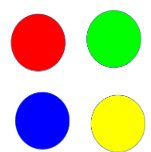
#> input picture image/four_color.png, 151 x 152 px
$ jupyter execute '图片颜色替换.ipynb'
#> lines starting #> are read from the running program, lines starting #| are printed output that depends on the picture; after the words box and inside, x2 and y2 are one past the last pixel; in counts of white or black regions, pixels touching at a corner belong together
### 图片颜色替换
- 读取图片RGB -> 转换成HSV格式 -> 生成想要替换的颜色的掩膜mask -> 遍历图像np数组替换掩膜位置的颜色
- 图片复杂时，需要在制作掩膜后进行开运算，来去除干扰

[cell 1]
# 导入
import cv2
import numpy as np

# 1.读入图像
image_np = cv2.imread("../image/four_color.png")
#> image_np is the input picture: shape (152, 151, 3); mean B, G, R 173.9, 199.6, 199.2

# 2.转换为HSV模式
image_hsv = cv2.cvtColor(image_np, cv2.COLOR_BGR2HSV)
#> image_hsv: shape (152, 151, 3); mean H, S, V 27, 107.5, 252.9

# 3.制作掩膜
# 定义上下限
red_low1 = np.array([0, 43, 46])
red_low2 = np.array([156, 43, 46])
red_high1 = np.array([10, 255, 255])
red_high2 = np.array([180, 255, 255])
# 求第一个范围的掩膜
image_mask1 = cv2.inRange(image_hsv, red_low1, red_high1)
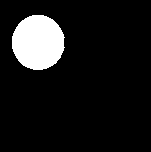
#> image_mask1: shape (152, 151); 9.9% white; 1 white region, box (x1, y1, x2, y2) and area: (12, 15, 65, 70) 2282
# 求第二个范围的掩膜
image_mask2 = cv2.inRange(image_hsv, red_low2, red_high2)
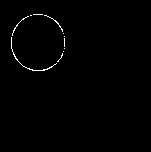
#> image_mask2: shape (152, 151); 0.72% white in thin lines or dots, all inside (x1, y1, x2, y2) = (11, 14, 65, 71)
# 将两个掩膜想与，求出总掩膜
image_mask = cv2.bitwise_or(image_mask1, image_mask2)
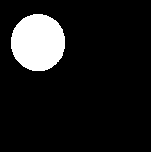
#> image_mask: shape (152, 151); 10.7% white; 1 white region, box (x1, y1, x2, y2) and area: (11, 14, 65, 71) 2447


# 4.开运算
# 定义核大小
kernel = cv2.getStructuringElement(cv2.MORPH_RECT, (3, 3))
# 对掩膜进行开运算
# 掩膜虽然能标出目标区域，但往往含有噪声、孔洞、毛边或断裂点。 对其进行开运算就可以消除这些噪声
image_mask_open = cv2.morphologyEx(image_mask, cv2.MORPH_OPEN, kernel)

# 5.图片颜色替换
# 核心就是image_np 的重新赋值
# for i in range(image_mask_open.shape[0]):
#     for j in range(image_mask_open.shape[1]):
#         if image_mask_open[i, j] == 255:
#             #image_np[i, j] = (255, 0, 0)
#             image_np[i, j] = (123, 32, 65)
# 快速代码
image_np[image_mask_open == 255] = (255, 0, 0)
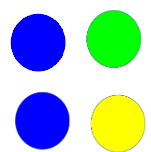
#> image_np: shape (152, 151, 3); 10.66% of pixels changed, all inside (x1, y1, x2, y2) = (11, 14, 65, 71)

# 6.显示结果

cv2.imshow("image_mask_open", image_mask_open)
cv2.imshow("image_np", image_np)
cv2.waitKey()
